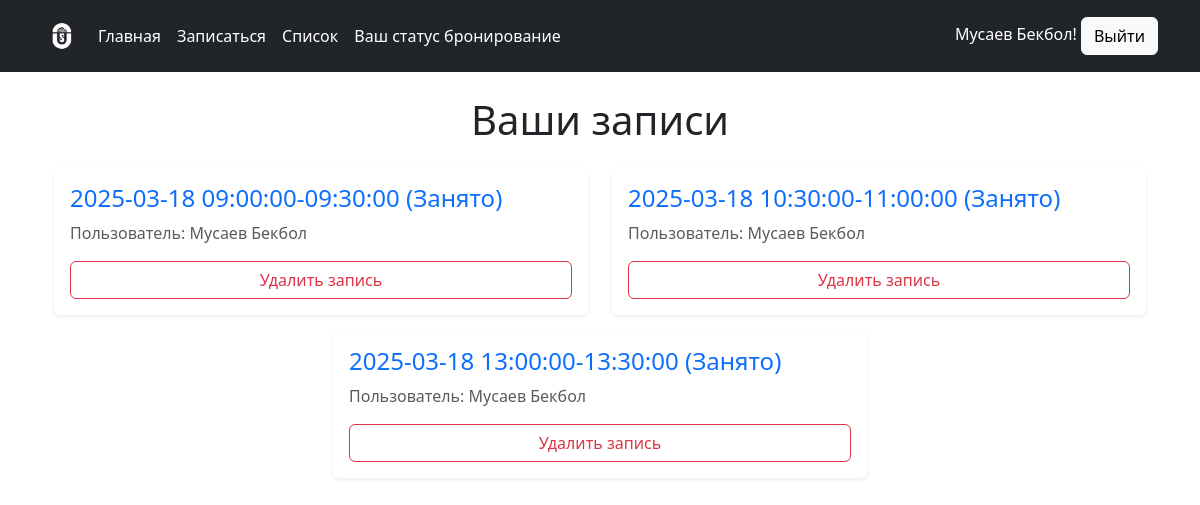
Page /status/ (signed in) on the earlier database version.
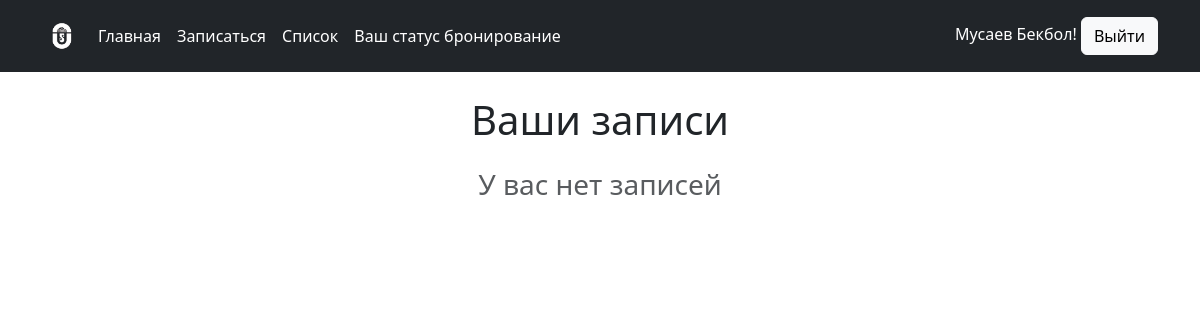
Same page on the later database version.
### scetch/models.py (models this page shows)
class Booking(models.Model):
    user = models.ForeignKey(User, on_delete=models.CASCADE)
    slot = models.OneToOneField(QueueSlot, on_delete=models.CASCADE)  # Один слот - одна бронь
    created_at = models.DateTimeField(auto_now_add=True)
    video = models.FileField(upload_to='media/viseo/%Y/%m/%d/', blank=True, null=True)
    def __str__(self):
        return f"{self.user.username} - {self.slot}"

class QueueSlot(models.Model):
    date = models.DateField()
    start_time = models.TimeField()
    end_time = models.TimeField()
    is_booked = models.BooleanField(default=False)  # Флаг занятости
    def __str__(self):
        status = "Занято" if self.is_booked else "Свободно"
        return f"{self.date} {self.start_time}-{self.end_time} ({status})"

### scetch/views.py (the view)
# urls.py: path('status/', status, name='status'),
@login_required
def status(request):
    books = Booking.objects.filter(user=request.user)
    context = {
        'book': books
    }
    print(context['book'])
    return render(request, 'home/status.html', context)

### scetch/templates/home/status.html
{% extends 'home/base.html' %}
{% block content %}
<div class="container mt-4">
    <h1 class="text-center mb-4">Ваши записи</h1>
    {% if book %}
        <div class="row justify-content-center">
            {% for book in book %}
                <div class="col-md-6">
                    <div class="card shadow-sm border-0 mb-3">
                        <div class="card-body">
                            <h4 class="card-title text-primary">{{ book.slot }}</h4>
                            <p class="card-text text-muted">Пользователь: {{ book.user }}</p>
                            <a href="{% url 'delete_booking' book.id %}" class="btn btn-outline-danger w-100">
                                Удалить запись
                            </a>
                        </div>
                    </div>
                </div>
            {% endfor %}
        </div>
    {% else %}
        <div class="text-center">
            <h3 class="text-muted">У вас нет записей</h3>
        </div>
    {% endif %}
</div>
{% endblock %}

Differences in the rows shown:
removed Booking: slot "2025-03-18 09:00:00-09:30:00 (Занято)", user "Мусаев Бекбол"
removed Booking: slot "2025-03-18 10:30:00-11:00:00 (Занято)", user "Мусаев Бекбол"
removed Booking: slot "2025-03-18 13:00:00-13:30:00 (Занято)", user "Мусаев Бекбол"
Other differences:
text now shown: "У вас нет записей"
